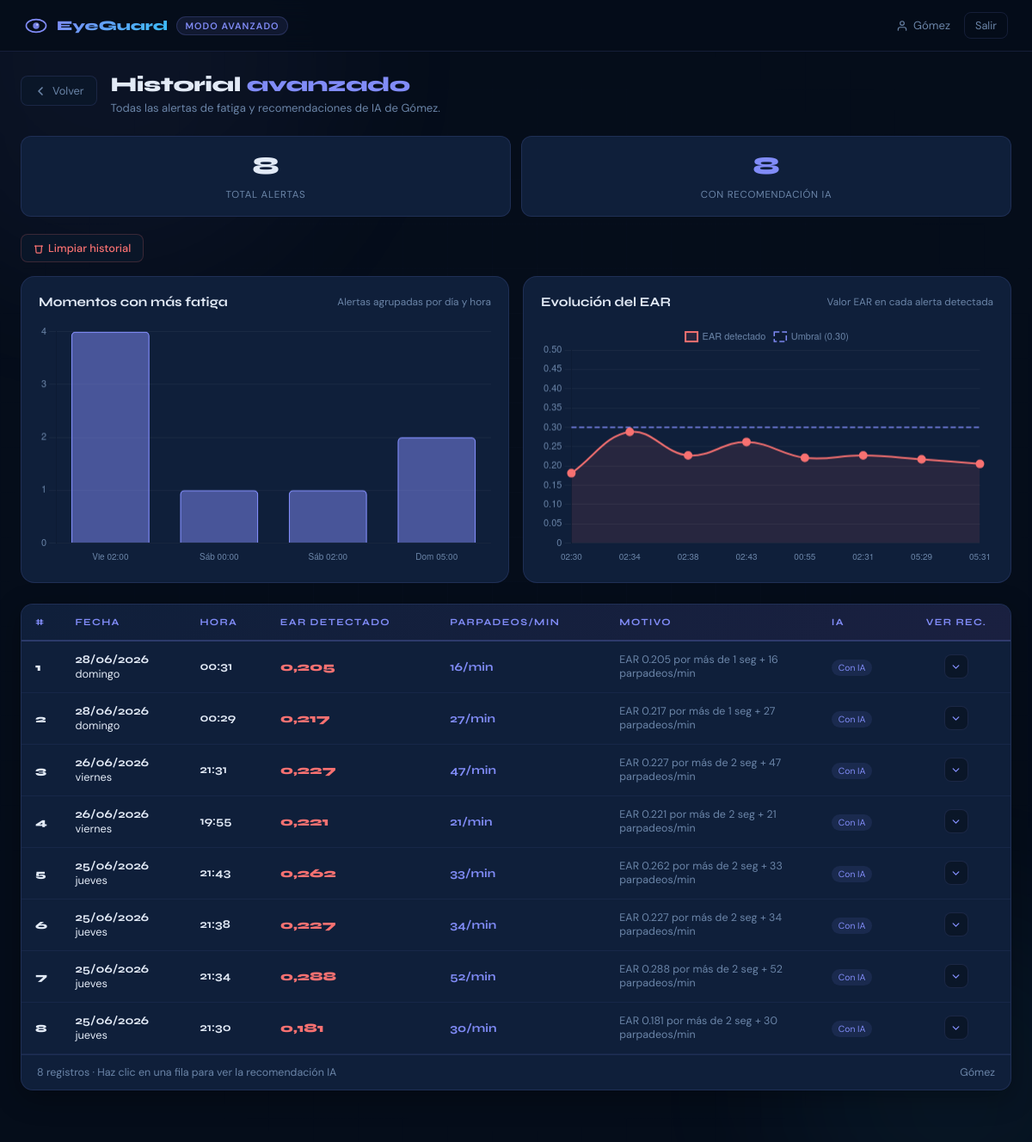
The app's page /dashboard/avanzado/historial/ (signed in), older data.
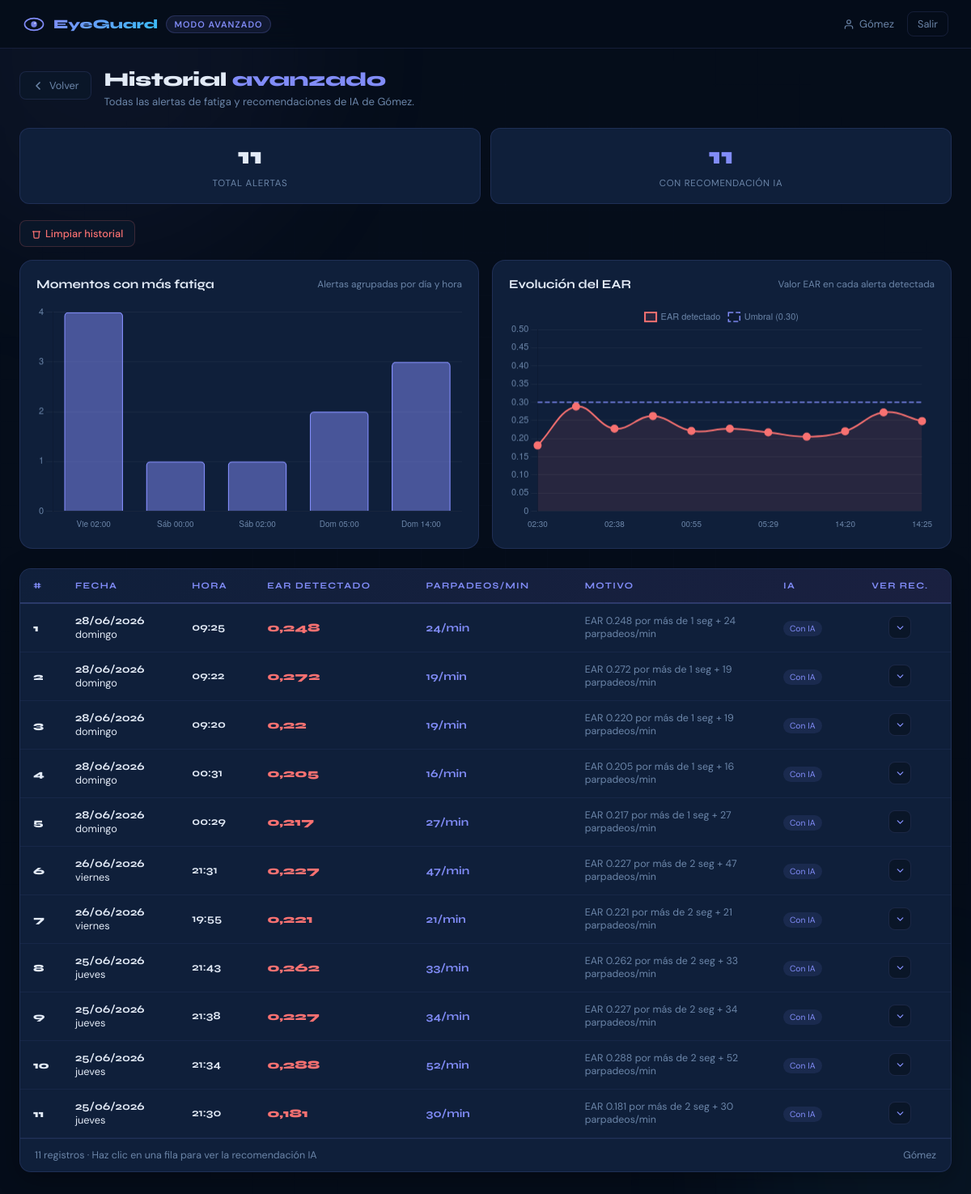
The same page, newer data.
### core/models.py (models this page shows, shortened)
class HistorialAlerta(models.Model):
    TIPO_CHOICES = [
        ('preset',   'Predeterminada'),
        ('custom',   'Personalizada'),
        ('avanzado', 'Modo Avanzado'),
    ]
    usuario          = models.ForeignKey(Usuario, on_delete=models.CASCADE, related_name='historial')
    protocolo        = models.CharField(max_length=100)
    mensaje          = models.CharField(max_length=255)
    tipo             = models.CharField(max_length=10, choices=TIPO_CHOICES)
    completada       = models.BooleanField(default=False)
    ear_valor        = models.FloatField(null=True, blank=True)
    parpadeos_minuto = models.IntegerField(null=True, blank=True)
    recomendacion_ia = models.TextField(blank=True, default='')
    creado_en        = models.DateTimeField(auto_now_add=True)
    class Meta:
        ordering = ['-creado_en']
        verbose_name = 'Alerta'
        verbose_name_plural = 'Historial de alertas'

### core/views.py (the view)
# urls.py: path('dashboard/avanzado/historial/',     views.historial_avanzado,      name='historial_avanzado'),
def historial_avanzado(request):
    import json
    usuario, err = _get_usuario_avanzado(request)
    if err:
        return err
    if request.method == 'POST' and request.POST.get('action') == 'limpiar':
        HistorialAlerta.objects.filter(usuario=usuario, tipo='avanzado').delete()
        return redirect('historial_avanzado')
    alertas           = HistorialAlerta.objects.filter(usuario=usuario, tipo='avanzado')
    total             = alertas.count()
    con_recomendacion = alertas.exclude(recomendacion_ia='').count()
    try:
        DIAS = ['Lun', 'Mar', 'Mié', 'Jue', 'Vie', 'Sáb', 'Dom']
        conteo_dia_hora = {}
        for alerta in alertas:
            try:
                dia  = DIAS[alerta.creado_en.weekday()]
                hora = alerta.creado_en.hour
                key  = f"{dia} {hora:02d}:00"
            except Exception:
                continue
            conteo_dia_hora[key] = conteo_dia_hora.get(key, 0) + 1
        def sort_key(k):
            partes = k.split()
            dia_idx = DIAS.index(partes[0]) if partes[0] in DIAS else 7
            hora_val = int(partes[1].split(':')[0]) if len(partes) > 1 else 0
            return (dia_idx, hora_val)
        claves_ordenadas = sorted(conteo_dia_hora.keys(), key=sort_key)
        horas_labels = json.dumps(claves_ordenadas)
        horas_data   = json.dumps([conteo_dia_hora[k] for k in claves_ordenadas])
    except Exception:
        horas_labels = json.dumps([])
        horas_data   = json.dumps([])
    try:
        alertas_ear = list(alertas.exclude(ear_valor__isnull=True).order_by('creado_en'))
        ear_labels  = json.dumps([a.creado_en.strftime('%H:%M') for a in alertas_ear])
        ear_data    = json.dumps([round(float(a.ear_valor), 3) for a in alertas_ear])
    except Exception:
        ear_labels = json.dumps([])
        ear_data   = json.dumps([])
    return render(request, 'historial_avanzado.html', {
        'usuario':           usuario,
        'alertas':           alertas,
        'total':             total,
        'con_recomendacion': con_recomendacion,
        'horas_labels':      horas_labels,
        'horas_data':        horas_data,
        'ear_labels':        ear_labels,
        'ear_data':          ear_data,
    })

### core/views.py (called while the page is built)
def _get_usuario_avanzado(request):
    usuario_id = request.session.get('usuario_id')
    if not usuario_id:
        return None, redirect('inicio')
    try:
        return Usuario.objects.get(pk=usuario_id), None
    except Usuario.DoesNotExist:
        request.session.flush()
        return None, redirect('inicio')

### core/templates/historial_avanzado.html (shortened to what the changed rows need)
{% load static %}
<!DOCTYPE html>
<html lang="es">
<head>
  <link rel="stylesheet" href="{% static 'css/dashboard_avanzado.css' %}"/>
</head>
<body>
  <div class="grid-overlay"></div>
  <header class="topbar">
    <div class="topbar-left">
    </div>
    <div class="topbar-right">
    </div>
  </header>
  <main class="main">
    <div class="section-header">
      <div>
        <h2 class="section-title">Historial <span class="c-violet">avanzado</span></h2>
      </div>
    </div>
    <div class="stats-row-adv">
      <div class="stat-box-adv">
        <span class="stat-num-adv">{{ total }}</span>
        <span class="stat-label-adv">Total alertas</span>
      </div>
      <div class="stat-box-adv">
        <span class="stat-num-adv violet">{{ con_recomendacion }}</span>
        <span class="stat-label-adv">Con recomendación IA</span>
      </div>
    </div>
    <div class="hist-filters">
    </div>
    {% if alertas %}
    <div class="charts-grid">
      <div class="card chart-card-hist">
        <div class="card-header">
          <h3>Momentos con más fatiga</h3>
          <span class="chart-sub">Alertas agrupadas por día y hora</span>
        </div>
        <canvas id="chartHoras" height="160"></canvas>
      </div>
      <div class="card chart-card-hist">
        <div class="card-header">
          <h3>Evolución del EAR</h3>
          <span class="chart-sub">Valor EAR en cada alerta detectada</span>
        </div>
        <canvas id="chartEAR" height="160"></canvas>
      </div>
    </div>
    {% endif %}
    <div class="tabla-wrap-adv">
      <table class="tabla-adv">
        <thead>
          <tr>
            <th>#</th>
            <th>Fecha</th>
            <th>Hora</th>
            <th>EAR detectado</th>
            <th>Parpadeos/min</th>
            <th>Motivo</th>
            <th>IA</th>
            <th>Ver rec.</th>
          </tr>
        </thead>
        <tbody>
          {% if alertas %}
            {% for alerta in alertas %}
            <tr class="fila-principal" onclick="toggleIA({{ forloop.counter }})">
              <td class="td-num-adv">{{ forloop.counter }}</td>
              <td class="td-fecha-adv">
                <strong>{{ alerta.creado_en|date:"d/m/Y" }}</strong>
                {{ alerta.creado_en|date:"l" }}
              </td>
              <td class="td-fecha-adv">
                <strong>{{ alerta.creado_en|date:"H:i" }}</strong>
              </td>
              <td>
                {% if alerta.ear_valor %}
                  <span class="td-ear">{{ alerta.ear_valor }}</span>
                {% else %}
                  <span style="color:var(--muted)">—</span>
                {% endif %}
              </td>
              <td>
                {% if alerta.parpadeos_minuto %}
                  <span class="td-parp">{{ alerta.parpadeos_minuto }}/min</span>
                {% else %}
                  <span style="color:var(--muted)">—</span>
                {% endif %}
              </td>
              <td style="font-size:.78rem;color:var(--muted);max-width:200px;">{{ alerta.mensaje|truncatechars:60 }}</td>
              <td>
                {% if alerta.recomendacion_ia %}
                  <span class="badge-con-ia">Con IA</span>
                {% else %}
                  <span class="badge-sin-ia">Sin IA</span>
                {% endif %}
              </td>
              <td class="td-expand">
                {% if alerta.recomendacion_ia %}
                <button class="btn-expand" id="btn-{{ forloop.counter }}" onclick="event.stopPropagation(); toggleIA({{ forloop.counter }})">
                  <svg width="13" height="13" viewBox="0 0 24 24" fill="none" stroke="currentColor" stroke-width="2.5" stroke-linecap="round" stroke-linejoin="round"><polyline points="6 9 12 15 18 9"/></svg>
                </button>
                {% else %}
                <span style="color:var(--muted);font-size:.7rem">—</span>
                {% endif %}
              </td>
            </tr>
            {% endfor %}
          {% endif %}
        </tbody>
      </table>
      {% if alertas %}
      <div class="tabla-footer-adv">
        <span>{{ alertas|length }} registro{{ alertas|length|pluralize }} · Haz clic en una fila para ver la recomendación IA</span>
        <span>{{ usuario.nombre }}</span>
      </div>
      {% endif %}
    </div>
  </main>
</body>
</html>

Row changes from the older to the newer data that the page shows:
added HistorialAlerta: creado_en "28/06/2026", creado_en "domingo", creado_en "09:25", ear_valor "0,248", parpadeos_minuto "24", mensaje "EAR 0.248 por más de 1 seg + 24 parpadeos/min", shows "Con IA"
added HistorialAlerta: creado_en "28/06/2026", creado_en "domingo", creado_en "09:22", ear_valor "0,272", parpadeos_minuto "19", mensaje "EAR 0.272 por más de 1 seg + 19 parpadeos/min", shows "Con IA"
added HistorialAlerta: creado_en "28/06/2026", creado_en "domingo", creado_en "09:20", ear_valor "0,22", parpadeos_minuto "19", mensaje "EAR 0.220 por más de 1 seg + 19 parpadeos/min", shows "Con IA"
Text that changed along with them:
{{ total }}: "8" → "11"
{{ con_recomendacion }}: "8" → "11"
chart data {{ horas_data|default:"[]"|safe }}: [4, 1, 1, 2] → [4, 1, 1, 2, 3]
chart data {{ ear_labels|default:"[]"|safe }}: ["02:30", "02:34", "02:38", "02:43", "00:55", "02:31", "05:29", "05:31"] → ["02:30", "02:34", "02:38", "02:43", "00:55", "02:31", "05:29", "05:31", "14:20", "14:22", "14:25"]
{{ alertas|length }}: "8" → "11"
